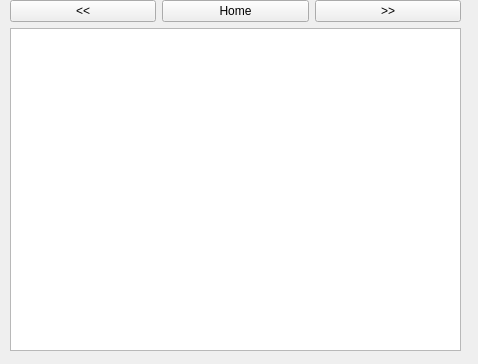
<?xml version="1.0" encoding="UTF-8"?>
<ui version="4.0">
 <class>helper</class>
 <widget class="QWidget" name="helper">
  <property name="geometry">
   <rect>
    <x>0</x>
    <y>0</y>
    <width>478</width>
    <height>364</height>
   </rect>
  </property>
  <property name="windowTitle">
   <string>Form</string>
  </property>
  <property name="windowIcon">
   <iconset resource="splah.qrc">
    <normaloff>:/splash/2.png</normaloff>:/splash/2.png</iconset>
  </property>
  <widget class="QWidget" name="layoutWidget">
   <property name="geometry">
    <rect>
     <x>10</x>
     <y>0</y>
     <width>451</width>
     <height>351</height>
    </rect>
   </property>
   <layout class="QVBoxLayout" name="verticalLayout">
    <item>
     <layout class="QHBoxLayout" name="horizontalLayout">
      <item>
       <widget class="QPushButton" name="Back_pushButton">
        <property name="text">
         <string>&lt;&lt;</string>
        </property>
       </widget>
      </item>
      <item>
       <widget class="QPushButton" name="Home_pushButton_2">
        <property name="text">
         <string>Home</string>
        </property>
       </widget>
      </item>
      <item>
       <widget class="QPushButton" name="Forward_pushButton_3">
        <property name="text">
         <string>&gt;&gt;</string>
        </property>
       </widget>
      </item>
     </layout>
    </item>
    <item>
     <widget class="QTextBrowser" name="textBrowser">
      <property name="html">
       <string>&lt;!DOCTYPE HTML PUBLIC &quot;-//W3C//DTD HTML 4.0//EN&quot; &quot;http://www.w3.org/TR/REC-html40/strict.dtd&quot;&gt;
&lt;html&gt;&lt;head&gt;&lt;meta name=&quot;qrichtext&quot; content=&quot;1&quot; /&gt;&lt;style type=&quot;text/css&quot;&gt;
p, li { white-space: pre-wrap; }
&lt;/style&gt;&lt;/head&gt;&lt;body style=&quot; font-family:'MS Shell Dlg 2'; font-size:8.25pt; font-weight:400; font-style:normal;&quot;&gt;
&lt;p style=&quot;-qt-paragraph-type:empty; margin-top:0px; margin-bottom:0px; margin-left:0px; margin-right:0px; -qt-block-indent:0; text-indent:0px; font-size:8pt;&quot;&gt;&lt;br /&gt;&lt;/p&gt;&lt;/body&gt;&lt;/html&gt;</string>
      </property>
     </widget>
    </item>
   </layout>
  </widget>
 </widget>
 <resources>
  <include location="splah.qrc"/>
 </resources>
 <connections/>
</ui>
